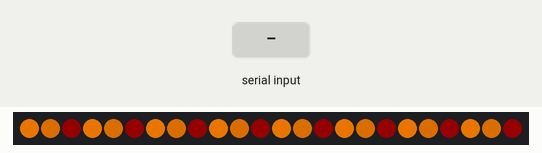
Simulated run of this sketch. Board: Arduino Uno, built with avr-gcc and run on an emulated ATmega328P. Parts: 24 RGB LEDs in strip order, left to right. Inputs (shaded band) come from the test bench. Dim RGB values are drawn brighter than linear; random numbers use the default seed unless the sketch sets one; what the sketch prints to the serial monitor is not drawn.

Above: at 1.29 s.
1.3 s: "5\n" received over Serial
At 1.59 s:
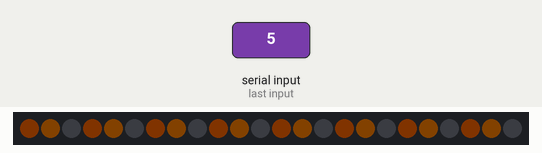
3.6 s: "200\n" received over Serial
At 3.97 s:
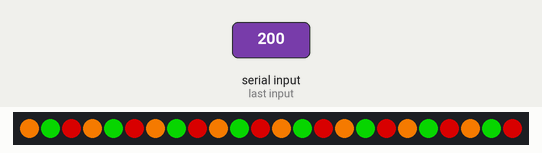
6.4 s: "5\n" received over Serial
At 7.55 s:
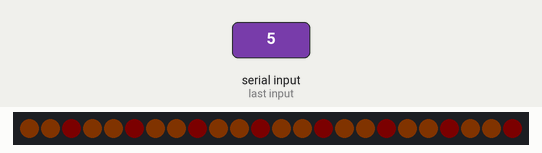

The sketch:

neofire.ino
```cpp
// Fake fire test

// https://github.com/adafruit/Adafruit_NeoPixel
#include <Adafruit_NeoPixel.h>

#define PIN   2
#define LEDS  24


Adafruit_NeoPixel strip = Adafruit_NeoPixel(24, PIN, NEO_GRB + NEO_KHZ800);
int brightness;
String buffer;


void setup() {
    strip.begin();
    strip.setBrightness(255);
    strip.show();

    brightness = 127;
    buffer = "";

    Serial.begin(9600);
    Serial.println("type in a new brightness level (1-256)...");
}

void loop() {
    if (Serial.available()) {
        char c = Serial.read();
        if ( c == '\n') {
            brightness = buffer.toInt();
            buffer = "";
        } else if (c >= '0' && c <= '9') {
            buffer += c;
        }
    }

    int r1 = min(255, brightness + random(brightness/2));
    int g1 = r1/2;

    int r2 = min(255, brightness + random(brightness/2));
    int g2 = r2/2;

    int r3 = random(brightness);

    for (int x=0; x < LEDS; x+=3) {
        strip.setPixelColor(x, r1, g1, 0);
        strip.setPixelColor(x+1, r2, g2, 0);
        strip.setPixelColor(x+2, r3, 0, 0);
    }
    strip.show();
    delay(random(20, 150));
}
```
